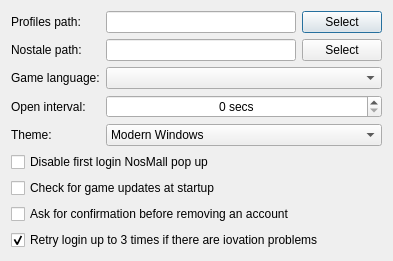
<?xml version="1.0" encoding="UTF-8"?>
<ui version="4.0">
 <class>SettingsDialog</class>
 <widget class="QDialog" name="SettingsDialog">
  <property name="geometry">
   <rect>
    <x>0</x>
    <y>0</y>
    <width>393</width>
    <height>260</height>
   </rect>
  </property>
  <property name="windowTitle">
   <string>Settings</string>
  </property>
  <layout class="QVBoxLayout" name="verticalLayout">
   <item>
    <layout class="QFormLayout" name="formLayout">
     <item row="0" column="0">
      <widget class="QLabel" name="profilesPathLabel">
       <property name="text">
        <string>Profiles path:</string>
       </property>
      </widget>
     </item>
     <item row="0" column="1">
      <layout class="QHBoxLayout" name="horizontalLayout">
       <item>
        <widget class="QLineEdit" name="profilesPathLineEdit">
         <property name="readOnly">
          <bool>true</bool>
         </property>
        </widget>
       </item>
       <item>
        <widget class="QPushButton" name="selectProfilePathButton">
         <property name="text">
          <string>Select</string>
         </property>
        </widget>
       </item>
      </layout>
     </item>
     <item row="1" column="0">
      <widget class="QLabel" name="label_2">
       <property name="text">
        <string>Nostale path:</string>
       </property>
      </widget>
     </item>
     <item row="1" column="1">
      <layout class="QHBoxLayout" name="horizontalLayout_2" stretch="1,0">
       <item>
        <widget class="QLineEdit" name="gameClientPathLineEdit">
         <property name="readOnly">
          <bool>true</bool>
         </property>
        </widget>
       </item>
       <item>
        <widget class="QPushButton" name="selectGamePathButton">
         <property name="text">
          <string>Select</string>
         </property>
        </widget>
       </item>
      </layout>
     </item>
     <item row="2" column="0">
      <widget class="QLabel" name="label_4">
       <property name="text">
        <string>Game language:</string>
       </property>
      </widget>
     </item>
     <item row="2" column="1">
      <widget class="QComboBox" name="gameLanguageComboBox">
       <property name="minimumSize">
        <size>
         <width>80</width>
         <height>0</height>
        </size>
       </property>
       <property name="currentText">
        <string/>
       </property>
      </widget>
     </item>
     <item row="3" column="0">
      <widget class="QLabel" name="label">
       <property name="text">
        <string>Open interval:</string>
       </property>
      </widget>
     </item>
     <item row="3" column="1">
      <widget class="QSpinBox" name="openIntervalSpinBox">
       <property name="minimumSize">
        <size>
         <width>80</width>
         <height>0</height>
        </size>
       </property>
       <property name="alignment">
        <set>Qt::AlignmentFlag::AlignCenter</set>
       </property>
       <property name="suffix">
        <string> secs</string>
       </property>
       <property name="value">
        <number>0</number>
       </property>
      </widget>
     </item>
     <item row="4" column="0">
      <widget class="QLabel" name="label_3">
       <property name="text">
        <string>Theme:</string>
       </property>
      </widget>
     </item>
     <item row="4" column="1">
      <widget class="QComboBox" name="themeComboBox">
       <item>
        <property name="text">
         <string>Modern Windows</string>
        </property>
       </item>
       <item>
        <property name="text">
         <string>Fusion</string>
        </property>
       </item>
       <item>
        <property name="text">
         <string>Windows</string>
        </property>
       </item>
      </widget>
     </item>
    </layout>
   </item>
   <item>
    <widget class="QCheckBox" name="disableNosmallChekcbox">
     <property name="text">
      <string>Disable first login NosMall pop up</string>
     </property>
    </widget>
   </item>
   <item>
    <widget class="QCheckBox" name="checkUpdatesCheckbox">
     <property name="text">
      <string>Check for game updates at startup</string>
     </property>
    </widget>
   </item>
   <item>
    <widget class="QCheckBox" name="confirmRemoveAccountCheckbox">
     <property name="text">
      <string>Ask for confirmation before removing an account</string>
     </property>
    </widget>
   </item>
   <item>
    <widget class="QCheckBox" name="retryIovationCheckbox">
     <property name="toolTip">
      <string>If auth/iovation returns forbidden, retry the same account up to 3 times (1s between attempts) before continuing</string>
     </property>
     <property name="text">
      <string>Retry login up to 3 times if there are iovation problems</string>
     </property>
     <property name="checked">
      <bool>true</bool>
     </property>
    </widget>
   </item>
   <item>
    <spacer name="verticalSpacer">
     <property name="orientation">
      <enum>Qt::Orientation::Vertical</enum>
     </property>
     <property name="sizeHint" stdset="0">
      <size>
       <width>20</width>
       <height>40</height>
      </size>
     </property>
    </spacer>
   </item>
  </layout>
 </widget>
 <resources/>
 <connections/>
</ui>
